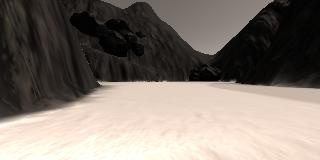
#> input picture test_dataset/sample.jpg, 320 x 160 px, found by its file name
$ python RoverCoords.py   (older library calls are emulated)
#> lines starting #> are read from the running program, lines starting #| are printed output that depends on the picture; after the words box and inside, x2 and y2 are one past the last pixel; in counts of white or black regions, pixels touching at a corner belong together
### test_code/ExtraFunction.py

import cv2
import numpy as np

# Function to perform a color threshold
def colorThresh(img, rgbThresh=(0, 0, 0)):
    binaryImage = np.zeros((img.shape[0],img.shape[1]),dtype = 'uint8')

    # Extract each channel
    b,g,r = cv2.split(img)

    # Apply the thresholds for RGB
    aboveThresh = (b > rgbThresh[0]) & (g > rgbThresh[1]) & (r > rgbThresh[1])
    binaryImage[aboveThresh] = 255

    return binaryImage

# Function to perform a warp perspective transformation
def perspectTransform(img, src, dst):
    w = img.shape[1]
    h = img.shape[0]

    # Compute the perspective transform matrix and then apply it
    M = cv2.getPerspectiveTransform(src, dst)
    warped = cv2.warpPerspective(img, M, (w, h))

    return warped

# Function to perform a warp perspective transformation
# [10 lines left out: function roverCoords, not called in this run]

### test_code/RoverCoords.py

import cv2
import numpy as np
import matplotlib.pyplot as plt
from ExtraFunction import colorThresh, perspectTransform

# Function to perform a warp perspective transformation
def roverCoords(binaryImg):
    # Identify nonzero pixels
    ypos, xpos = binaryImg.nonzero()

    # Calculate pixel positions with reference to the rover position being at
    # the center bottom of the image.
    x_pixel = -(ypos - binaryImg.shape[0]).astype(np.float)
    y_pixel = -(xpos - binaryImg.shape[1]/2 ).astype(np.float)

    return x_pixel, y_pixel

# Path to Image file
imgPath = "../test_dataset/IMG/sample.jpg"

# Read Image
image = cv2.imread(imgPath)
#> image is the input picture: shape (160, 320, 3); mean B, G, R 110.8, 119, 128.4

# Define a box in source (original) and destination (desired) coordinates
dstSize = 5
bottomOffset = 6
width = image.shape[1]
#> width = 320
height = image.shape[0]
#> height = 160
source = np.float32([[14, 140], [301 ,140],[200, 96], [118, 96]])
destination = np.float32([[width/2 - dstSize, height - bottomOffset],
                  [width/2 + dstSize, height - bottomOffset],
                  [width/2 + dstSize, height - 2*dstSize - bottomOffset],
                  [width/2 - dstSize, height - 2*dstSize - bottomOffset],
                  ])

# Invoke color threshold function
warpImage = perspectTransform(image,source,destination)
#> in perspectTransform, `warped = cv2.warpPerspective(img, M, (w, h))`:
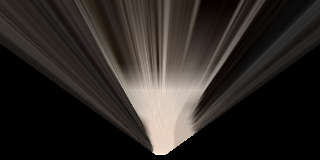
#> warped: shape (160, 320, 3); mean B, G, R 36.2, 39.7, 44.4

#Define color selection criteria
redT = 160
greenT = 160
blueT = 160
rgbThreshold = (redT, greenT, blueT)

# Invoke color threshold function
binImage = colorThresh(warpImage,rgbThreshold)
#> in colorThresh, `b,g,r = cv2.split(img)`:
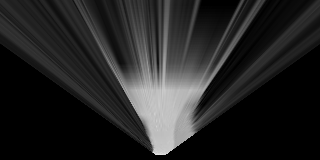
#> b: shape (160, 320); min 0, max 230, mean 36.2
#> in colorThresh, `b,g,r = cv2.split(img)`:
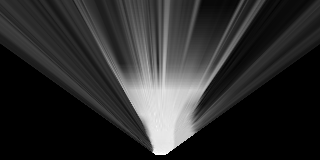
#> r: shape (160, 320); min 0, max 255, mean 44.4
#> in colorThresh, `aboveThresh = (b > rgbThresh[0]) & (g > rgbThresh[1]) & (r > rgbThresh..`:
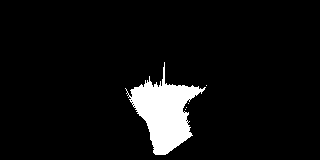
#> aboveThresh: shape (160, 320) bool; 6.3% white; 5 white regions (4 under 20 px), largest, box (x1, y1, x2, y2) and area: (125, 62, 206, 155) 3233

# Extract x and y positions of navigable terrain pixels
# and convert to rover coordinates
xpix, ypix = roverCoords(binImage)
#> in roverCoords, `ypos, xpos = binaryImg.nonzero()`: ypos = 3237 values from 62 to 154; xpos = 3237 values, max 206 at index 133, min 125 at index 251, mean 164.1
#> in roverCoords, `x_pixel = -(ypos - binaryImg.shape[0]).astype(np.float)`: x_pixel = 3237 values, max 98 at index 0, min 6 at index 3226, mean 47.85
#> in roverCoords, `y_pixel = -(xpos - binaryImg.shape[1]/2 ).astype(np.float)`: y_pixel = 3237 values, max 35 at index 251, min -46 at index 133, mean -4.06
#> xpix has the same summary as x_pixel in roverCoords; ypix has the same summary as y_pixel in roverCoords

# Display/Plot Image
fig = plt.figure(figsize=(5, 7.5))
plt.plot(xpix, ypix, '.')
plt.ylim(-160, 160)
plt.xlim(0, 160)
plt.show()
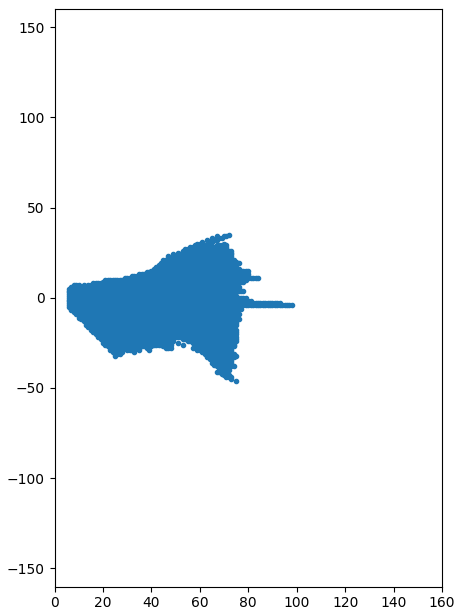
#> figure drawn by matplotlib, 1 panel

$ run again, with test_dataset/angle_example.jpg copied over test_dataset/sample.jpg
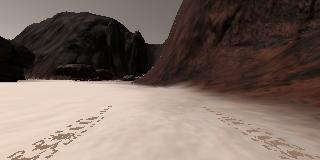
#> input picture test_dataset/angle_example.jpg, 320 x 160 px, found by its file name
#> image is the input picture: shape (160, 320, 3); mean B, G, R 96.2, 104.9, 121.3
#> in colorThresh, `aboveThresh = (b > rgbThresh[0]) & (g > rgbThresh[1]) & (r > rgbThresh..`:
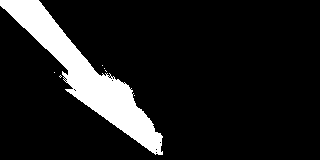
#> aboveThresh: shape (160, 320) bool; 11.7% white; 7 white regions (6 under 20 px), largest, box (x1, y1, x2, y2) and area: (0, 0, 163, 155) 5976
#> ypos = 5986 values from 0 to 154; xpos = 5986 values, max 162 at index 5652, min 0 at index 0, mean 86.14
#> x_pixel = 5986 values, max 160 at index 0, min 6 at index 5980, mean 84.91
#> y_pixel = 5986 values, max 160 at index 0, min -2 at index 5652, mean 73.86
#> xpix has the same summary as x_pixel in roverCoords; ypix has the same summary as y_pixel in roverCoords
#> `plt.show()`:
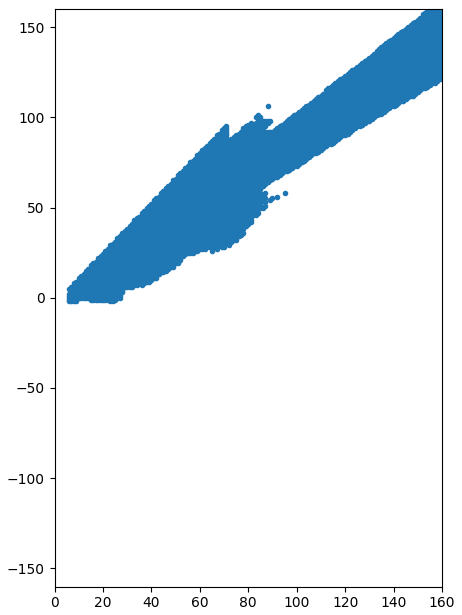
#> figure drawn by matplotlib, 1 panel

$ run again, with test_dataset/example_grid1.jpg copied over test_dataset/sample.jpg
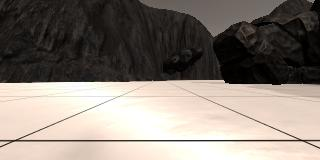
#> input picture test_dataset/example_grid1.jpg, 320 x 160 px, found by its file name
#> image is the input picture: shape (160, 320, 3); mean B, G, R 118.3, 126.3, 135.1
#> in colorThresh, `aboveThresh = (b > rgbThresh[0]) & (g > rgbThresh[1]) & (r > rgbThresh..`:
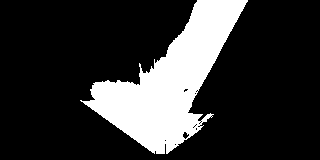
#> aboveThresh: shape (160, 320) bool; 20.2% white; 1 white region, box (x1, y1, x2, y2) and area: (80, 0, 248, 154) 10338
#> ypos = 10338 values from 0 to 153; xpos = 10338 values, max 247 at index 50, min 80 at index 6356, mean 169.5
#> x_pixel = 10338 values, max 160 at index 0, min 7 at index 10326, mean 78.58
#> y_pixel = 10338 values, max 80 at index 6356, min -87 at index 50, mean -9.54
#> xpix has the same summary as x_pixel in roverCoords; ypix has the same summary as y_pixel in roverCoords
#> `plt.show()`:
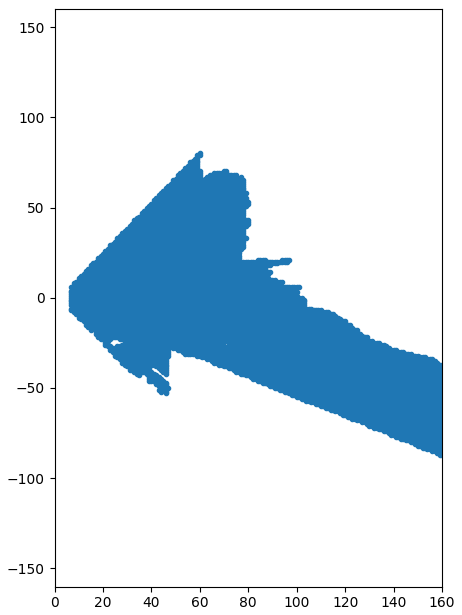
#> figure drawn by matplotlib, 1 panel

$ run again, with test_dataset/perspective_transform.png saved as test_dataset/sample.jpg
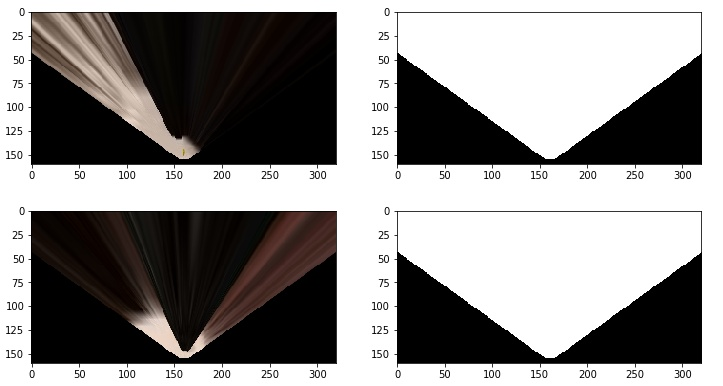
#> input picture test_dataset/perspective_transform.png, 723 x 386 px, found by its file name
#> image is the input picture: shape (386, 723, 3); mean B, G, R 142, 143.1, 145.2
#> in colorThresh, `aboveThresh = (b > rgbThresh[0]) & (g > rgbThresh[1]) & (r > rgbThresh..`:
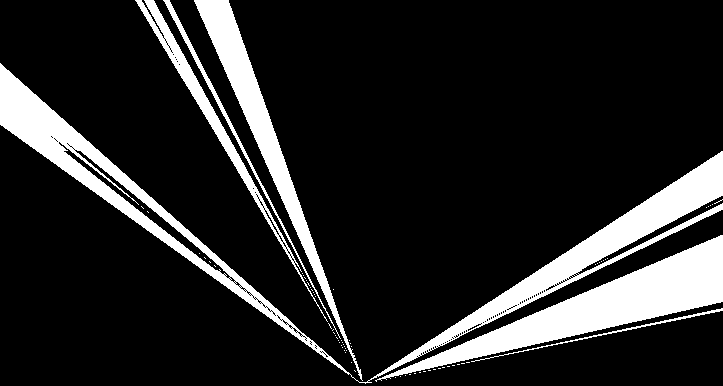
#> aboveThresh: shape (386, 723) bool; 15.2% white; 73 white regions (67 under 20 px), largest, box (x1, y1, x2, y2) and area: (0, 63, 723, 384) 19154, (375, 235, 723, 382) 11875, (194, 0, 363, 381) 6692, (135, 0, 328, 322) 3067, (163, 0, 341, 339) 1140, (471, 308, 723, 362) 463
#> `plt.show()`:
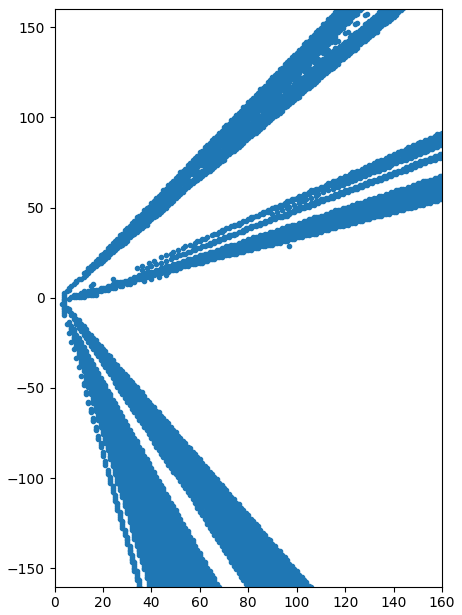
#> figure drawn by matplotlib, 1 panel
